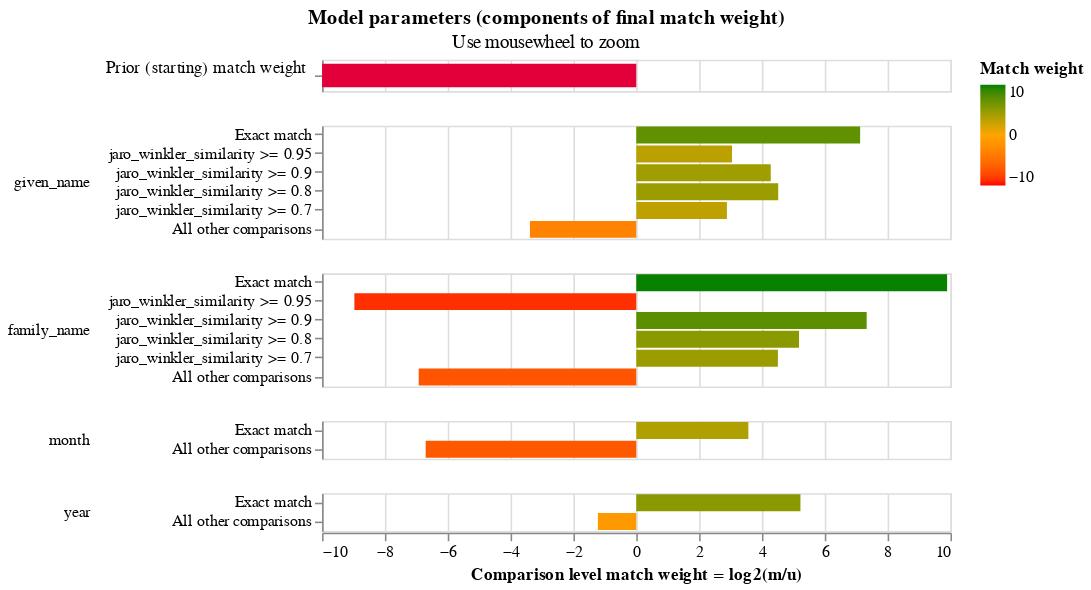

Write notebook code for a chart like this one.
### Code cell
linker.match_weights_chart()

### Figure 1 — Vega-Lite specification as saved in the notebook (floating-point values rounded to 4 significant figures)
{"config": {"view": {"width": 400, "height": 60}, "mark": {"tooltip": null}, "title": {"anchor": "middle"}, "header": {"title": null}}, "data": {"values": [{"comparison_name": "probability_two_random_records_match", "sql_condition": null, "label_for_charts": "", "m_probability": null, "u_probability": null, "m_probability_description": null, "u_probability_description": null, "has_tf_adjustments": false, "tf_adjustment_column": null, "tf_adjustment_weight": null, "is_null_level": false, "bayes_factor": 4.3e-07, "log2_bayes_factor": -21.15, "comparison_vector_value": 0, "max_comparison_vector_value": 0, "bayes_factor_description": "The probability that two random records drawn at random match is 0.000 or one in  2,325,490.0 records.This is equivalent to a starting match weight of -21.149.", "probability_two_random_records_match": 4.3e-07, "comparison_sort_order": -1}, {"comparison_name": "given_name", "sql_condition": "\"given_name_l\" = \"given_name_r\"", "label_for_charts": "Exact match", "m_probability": 0.6979, "u_probability": 0.004999, "m_probability_description": "Amongst matching record comparisons, 69.79% of records are in the exact match comparison level", "u_probability_description": "Amongst non-matching record comparisons, 0.50% of records are in the exact match comparison level", "has_tf_adjustments": true, "tf_adjustment_column": "given_name", "tf_adjustment_weight": 1.0, "is_null_level": false, "bayes_factor": 139.6, "log2_bayes_factor": 7.125, "comparison_vector_value": 5, "max_comparison_vector_value": 5, "bayes_factor_description": "If comparison level is `exact match` then comparison is 139.61 times more likely to be a match", "probability_two_random_records_match": 4.3e-07, "comparison_sort_order": 0}, {"comparison_name": "given_name", "sql_condition": "jaro_winkler_similarity(\"given_name_l\", \"given_name_r\") >= 0.95", "label_for_charts": "jaro_winkler_similarity >= 0.95", "m_probability": 0.002932, "u_probability": 0.0003547, "m_probability_description": "Amongst matching record comparisons, 0.29% of records are in the jaro_winkler_similarity >= 0.95 comparison level", "u_probability_description": "Amongst non-matching record comparisons, 0.04% of records are in the jaro_winkler_similarity >= 0.95 comparison level", "has_tf_adjustments": false, "tf_adjustment_column": null, "tf_adjustment_weight": 1.0, "is_null_level": false, "bayes_factor": 8.265, "log2_bayes_factor": 3.047, "comparison_vector_value": 4, "max_comparison_vector_value": 5, "bayes_factor_description": "If comparison level is `jaro_winkler_similarity >= 0.95` then comparison is 8.26 times more likely to be a match", "probability_two_random_records_match": 4.3e-07, "comparison_sort_order": 0}, {"comparison_name": "given_name", "sql_condition": "jaro_winkler_similarity(\"given_name_l\", \"given_name_r\") >= 0.9", "label_for_charts": "jaro_winkler_similarity >= 0.9", "m_probability": 0.0173, "u_probability": 0.0008904, "m_probability_description": "Amongst matching record comparisons, 1.73% of records are in the jaro_winkler_similarity >= 0.9 comparison level", "u_probability_description": "Amongst non-matching record comparisons, 0.09% of records are in the jaro_winkler_similarity >= 0.9 comparison level", "has_tf_adjustments": false, "tf_adjustment_column": null, "tf_adjustment_weight": 1.0, "is_null_level": false, "bayes_factor": 19.43, "log2_bayes_factor": 4.28, "comparison_vector_value": 3, "max_comparison_vector_value": 5, "bayes_factor_description": "If comparison level is `jaro_winkler_similarity >= 0.9` then comparison is 19.43 times more likely to be a match", "probability_two_random_records_match": 4.3e-07, "comparison_sort_order": 0}, {"comparison_name": "given_name", "sql_condition": "jaro_winkler_similarity(\"given_name_l\", \"given_name_r\") >= 0.8", "label_for_charts": "jaro_winkler_similarity >= 0.8", "m_probability": 0.1031, "u_probability": 0.004503, "m_probability_description": "Amongst matching record comparisons, 10.31% of records are in the jaro_winkler_similarity >= 0.8 comparison level", "u_probability_description": "Amongst non-matching record comparisons, 0.45% of records are in the jaro_winkler_similarity >= 0.8 comparison level", "has_tf_adjustments": false, "tf_adjustment_column": null, "tf_adjustment_weight": 1.0, "is_null_level": false, "bayes_factor": 22.9, "log2_bayes_factor": 4.517, "comparison_vector_value": 2, "max_comparison_vector_value": 5, "bayes_factor_description": "If comparison level is `jaro_winkler_similarity >= 0.8` then comparison is 22.90 times more likely to be a match", "probability_two_random_records_match": 4.3e-07, "comparison_sort_order": 0}, {"comparison_name": "given_name", "sql_condition": "jaro_winkler_similarity(\"given_name_l\", \"given_name_r\") >= 0.7", "label_for_charts": "jaro_winkler_similarity >= 0.7", "m_probability": 0.08507, "u_probability": 0.01151, "m_probability_description": "Amongst matching record comparisons, 8.51% of records are in the jaro_winkler_similarity >= 0.7 comparison level", "u_probability_description": "Amongst non-matching record comparisons, 1.15% of records are in the jaro_winkler_similarity >= 0.7 comparison level", "has_tf_adjustments": false, "tf_adjustment_column": null, "tf_adjustment_weight": 1.0, "is_null_level": false, "bayes_factor": 7.388, "log2_bayes_factor": 2.885, "comparison_vector_value": 1, "max_comparison_vector_value": 5, "bayes_factor_description": "If comparison level is `jaro_winkler_similarity >= 0.7` then comparison is 7.39 times more likely to be a match", "probability_two_random_records_match": 4.3e-07, "comparison_sort_order": 0}, {"comparison_name": "given_name", "sql_condition": "ELSE", "label_for_charts": "All other comparisons", "m_probability": 0.09368, "u_probability": 0.9777, "m_probability_description": "Amongst matching record comparisons, 9.37% of records are in the all other comparisons comparison level", "u_probability_description": "Amongst non-matching record comparisons, 97.77% of records are in the all other comparisons comparison level", "has_tf_adjustments": false, "tf_adjustment_column": null, "tf_adjustment_weight": 1.0, "is_null_level": false, "bayes_factor": 0.09581, "log2_bayes_factor": -3.384, "comparison_vector_value": 0, "max_comparison_vector_value": 5, "bayes_factor_description": "If comparison level is `all other comparisons` then comparison is  10.44 times less likely to be a match", "probability_two_random_records_match": 4.3e-07, "comparison_sort_order": 0}, {"comparison_name": "family_name", "sql_condition": "\"family_name_l\" = \"family_name_r\"", "label_for_charts": "Exact match", "m_probability": 0.65, "u_probability": 0.0006834, "m_probability_description": "Amongst matching record comparisons, 65.00% of records are in the exact match comparison level", "u_probability_description": "Amongst non-matching record comparisons, 0.07% of records are in the exact match comparison level", "has_tf_adjustments": true, "tf_adjustment_column": "family_name", "tf_adjustment_weight": 1.0, "is_null_level": false, "bayes_factor": 951.1, "log2_bayes_factor": 9.894, "comparison_vector_value": 5, "max_comparison_vector_value": 5, "bayes_factor_description": "If comparison level is `exact match` then comparison is 951.14 times more likely to be a match", "probability_two_random_records_match": 4.3e-07, "comparison_sort_order": 1}, {"comparison_name": "family_name", "sql_condition": "jaro_winkler_similarity(\"family_name_l\", \"family_name_r\") >= 0.95", "label_for_charts": "jaro_winkler_similarity >= 0.95", "m_probability": 2.479e-07, "u_probability": 0.0001244, "m_probability_description": "Amongst matching record comparisons, 0.00% of records are in the jaro_winkler_similarity >= 0.95 comparison level", "u_probability_description": "Amongst non-matching record comparisons, 0.01% of records are in the jaro_winkler_similarity >= 0.95 comparison level", "has_tf_adjustments": false, "tf_adjustment_column": null, "tf_adjustment_weight": 1.0, "is_null_level": false, "bayes_factor": 0.001992, "log2_bayes_factor": -8.972, "comparison_vector_value": 4, "max_comparison_vector_value": 5, "bayes_factor_description": "If comparison level is `jaro_winkler_similarity >= 0.95` then comparison is  501.99 times less likely to be a match", "probability_two_random_records_match": 4.3e-07, "comparison_sort_order": 1}, {"comparison_name": "family_name", "sql_condition": "jaro_winkler_similarity(\"family_name_l\", \"family_name_r\") >= 0.9", "label_for_charts": "jaro_winkler_similarity >= 0.9", "m_probability": 0.03836, "u_probability": 0.0002378, "m_probability_description": "Amongst matching record comparisons, 3.84% of records are in the jaro_winkler_similarity >= 0.9 comparison level", "u_probability_description": "Amongst non-matching record comparisons, 0.02% of records are in the jaro_winkler_similarity >= 0.9 comparison level", "has_tf_adjustments": false, "tf_adjustment_column": null, "tf_adjustment_weight": 1.0, "is_null_level": false, "bayes_factor": 161.3, "log2_bayes_factor": 7.334, "comparison_vector_value": 3, "max_comparison_vector_value": 5, "bayes_factor_description": "If comparison level is `jaro_winkler_similarity >= 0.9` then comparison is 161.33 times more likely to be a match", "probability_two_random_records_match": 4.3e-07, "comparison_sort_order": 1}, {"comparison_name": "family_name", "sql_condition": "jaro_winkler_similarity(\"family_name_l\", \"family_name_r\") >= 0.8", "label_for_charts": "jaro_winkler_similarity >= 0.8", "m_probability": 0.07817, "u_probability": 0.002157, "m_probability_description": "Amongst matching record comparisons, 7.82% of records are in the jaro_winkler_similarity >= 0.8 comparison level", "u_probability_description": "Amongst non-matching record comparisons, 0.22% of records are in the jaro_winkler_similarity >= 0.8 comparison level", "has_tf_adjustments": false, "tf_adjustment_column": null, "tf_adjustment_weight": 1.0, "is_null_level": false, "bayes_factor": 36.25, "log2_bayes_factor": 5.18, "comparison_vector_value": 2, "max_comparison_vector_value": 5, "bayes_factor_description": "If comparison level is `jaro_winkler_similarity >= 0.8` then comparison is 36.25 times more likely to be a match", "probability_two_random_records_match": 4.3e-07, "comparison_sort_order": 1}, {"comparison_name": "family_name", "sql_condition": "jaro_winkler_similarity(\"family_name_l\", \"family_name_r\") >= 0.7", "label_for_charts": "jaro_winkler_similarity >= 0.7", "m_probability": 0.2253, "u_probability": 0.009901, "m_probability_description": "Amongst matching record comparisons, 22.53% of records are in the jaro_winkler_similarity >= 0.7 comparison level", "u_probability_description": "Amongst non-matching record comparisons, 0.99% of records are in the jaro_winkler_similarity >= 0.7 comparison level", "has_tf_adjustments": false, "tf_adjustment_column": null, "tf_adjustment_weight": 1.0, "is_null_level": false, "bayes_factor": 22.76, "log2_bayes_factor": 4.508, "comparison_vector_value": 1, "max_comparison_vector_value": 5, "bayes_factor_description": "If comparison level is `jaro_winkler_similarity >= 0.7` then comparison is 22.76 times more likely to be a match", "probability_two_random_records_match": 4.3e-07, "comparison_sort_order": 1}, {"comparison_name": "family_name", "sql_condition": "ELSE", "label_for_charts": "All other comparisons", "m_probability": 0.00813, "u_probability": 0.9869, "m_probability_description": "Amongst matching record comparisons, 0.81% of records are in the all other comparisons comparison level", "u_probability_description": "Amongst non-matching record comparisons, 98.69% of records are in the all other comparisons comparison level", "has_tf_adjustments": false, "tf_adjustment_column": null, "tf_adjustment_weight": 1.0, "is_null_level": false, "bayes_factor": 0.008238, "log2_bayes_factor": -6.923, "comparison_vector_value": 0, "max_comparison_vector_value": 5, "bayes_factor_description": "If comparison level is `all other comparisons` then comparison is  121.38 times less likely to be a match", "probability_two_random_records_match": 4.3e-07, "comparison_sort_order": 1}, {"comparison_name": "month", "sql_condition": "\"month_l\" = \"month_r\"", "label_for_charts": "Exact match", "m_probability": 0.9912, "u_probability": 0.08357, "m_probability_description": "Amongst matching record comparisons, 99.12% of records are in the exact match comparison level", "u_probability_description": "Amongst non-matching record comparisons, 8.36% of records are in the exact match comparison level", "has_tf_adjustments": false, "tf_adjustment_column": null, "tf_adjustment_weight": 1.0, "is_null_level": false, "bayes_factor": 11.86, "log2_bayes_factor": 3.568, "comparison_vector_value": 1, "max_comparison_vector_value": 1, "bayes_factor_description": "If comparison level is `exact match` then comparison is 11.86 times more likely to be a match", "probability_two_random_records_match": 4.3e-07, "comparison_sort_order": 2}, {"comparison_name": "month", "sql_condition": "ELSE", "label_for_charts": "All other comparisons", "m_probability": 0.008804, "u_probability": 0.9164, "m_probability_description": "Amongst matching record comparisons, 0.88% of records are in the all other comparisons comparison level", "u_probability_description": "Amongst non-matching record comparisons, 91.64% of records are in the all other comparisons comparison level", "has_tf_adjustments": false, "tf_adjustment_column": null, "tf_adjustment_weight": 1.0, "is_null_level": false, "bayes_factor": 0.009607, "log2_bayes_factor": -6.702, "comparison_vector_value": 0, "max_comparison_vector_value": 1, "bayes_factor_description": "If comparison level is `all other comparisons` then comparison is  104.09 times less likely to be a match", "probability_two_random_records_match": 4.3e-07, "comparison_sort_order": 2}, {"comparison_name": "year", "sql_condition": "\"year_l\" = \"year_r\"", "label_for_charts": "Exact match", "m_probability": 0.5779, "u_probability": 0.01545, "m_probability_description": "Amongst matching record comparisons, 57.79% of records are in the exact match comparison level", "u_probability_description": "Amongst non-matching record comparisons, 1.54% of records are in the exact match comparison level", "has_tf_adjustments": true, "tf_adjustment_column": "year", "tf_adjustment_weight": 1.0, "is_null_level": false, "bayes_factor": 37.41, "log2_bayes_factor": 5.225, "comparison_vector_value": 1, "max_comparison_vector_value": 1, "bayes_factor_description": "If comparison level is `exact match` then comparison is 37.41 times more likely to be a match", "probability_two_random_records_match": 4.3e-07, "comparison_sort_order": 3}, {"comparison_name": "year", "sql_condition": "ELSE", "label_for_charts": "All other comparisons", "m_probability": 0.4221, "u_probability": 0.9846, "m_probability_description": "Amongst matching record comparisons, 42.21% of records are in the all other comparisons comparison level", "u_probability_description": "Amongst non-matching record comparisons, 98.46% of records are in the all other comparisons comparison level", "has_tf_adjustments": false, "tf_adjustment_column": null, "tf_adjustment_weight": 1.0, "is_null_level": false, "bayes_factor": 0.4287, "log2_bayes_factor": -1.222, "comparison_vector_value": 0, "max_comparison_vector_value": 1, "bayes_factor_description": "If comparison level is `all other comparisons` then comparison is  2.33 times less likely to be a match", "probability_two_random_records_match": 4.3e-07, "comparison_sort_order": 3}]}, "vconcat": [{"height": 20, "mark": {"type": "bar", "clip": true, "height": 15}, "selection": {"zoom_selector": {"type": "interval", "bind": "scales", "encodings": ["x"]}}, "transform": [{"filter": "(datum.comparison_name == 'probability_two_random_records_match')"}], "encoding": {"color": {"type": "quantitative", "field": "log2_bayes_factor", "title": "Match weight", "scale": {"range": ["red", "orange", "green"], "domain": [-10, 0, 10]}}, "tooltip": [{"type": "nominal", "field": "comparison_name", "title": "Comparison name"}, {"type": "nominal", "field": "probability_two_random_records_match", "format": ".4f", "title": "Probability two random records match"}, {"type": "quantitative", "field": "log2_bayes_factor", "title": "Equivalent match weight", "format": ",.4f"}, {"type": "nominal", "field": "bayes_factor_description", "title": "Match weight description"}], "x": {"type": "quantitative", "axis": {"labels": false, "domain": false, "title": "", "ticks": false}, "field": "log2_bayes_factor", "scale": {"domain": [-10, 10]}}, "y": {"type": "nominal", "field": "label_for_charts", "axis": {"title": "Prior (starting) match weight", "titleAngle": 0, "titleAlign": "right", "titleFontWeight": "normal"}, "sort": {"field": "comparison_vector_value", "order": "descending"}}}}, {"height": {"step": 12}, "mark": {"type": "bar", "clip": true}, "selection": {"zoom_selector": {"type": "interval", "bind": "scales", "encodings": ["x"]}}, "transform": [{"filter": "(datum.comparison_name != 'probability_two_random_records_match')"}], "encoding": {"color": {"type": "quantitative", "field": "log2_bayes_factor", "title": "Match weight", "scale": {"range": ["red", "orange", "green"], "domain": [-10, 0, 10]}}, "row": {"type": "nominal", "field": "comparison_name", "sort": {"field": "comparison_sort_order"}, "header": {"labelAngle": 0, "labelAnchor": "middle", "labelAlign": "left"}}, "tooltip": [{"type": "nominal", "field": "comparison_name", "title": "Comparison name"}, {"type": "ordinal", "field": "label_for_charts", "title": "Label"}, {"type": "nominal", "field": "sql_condition", "title": "SQL condition"}, {"type": "quantitative", "field": "m_probability", "format": ".4f", "title": "M probability"}, {"type": "quantitative", "field": "u_probability", "format": ".4f", "title": "U probability"}, {"type": "quantitative", "field": "bayes_factor", "title": "Bayes factor = m/u", "format": ",.4f"}, {"type": "quantitative", "field": "log2_bayes_factor", "title": "Match weight = log2(m/u)", "format": ",.4f"}, {"type": "nominal", "field": "bayes_factor_description", "title": "Match weight description"}], "x": {"type": "quantitative", "axis": {"title": "Comparison level match weight = log2(m/u)"}, "field": "log2_bayes_factor", "scale": {"domain": [-10, 10]}}, "y": {"type": "nominal", "field": "label_for_charts", "axis": {"title": null}, "sort": {"field": "comparison_vector_value", "order": "descending"}}}, "resolve": {"axis": {"y": "independent"}, "scale": {"y": "independent"}}}], "selection": {"zoom_selector": {"type": "interval", "bind": "scales", "encodings": ["x"]}}, "resolve": {"axis": {"y": "independent"}, "scale": {"y": "independent"}}, "title": {"text": "Model parameters (components of final match weight)", "subtitle": "Use mousewheel to zoom"}, "$schema": "https://vega.github.io/schema/vega-lite/v5.2.json"}
